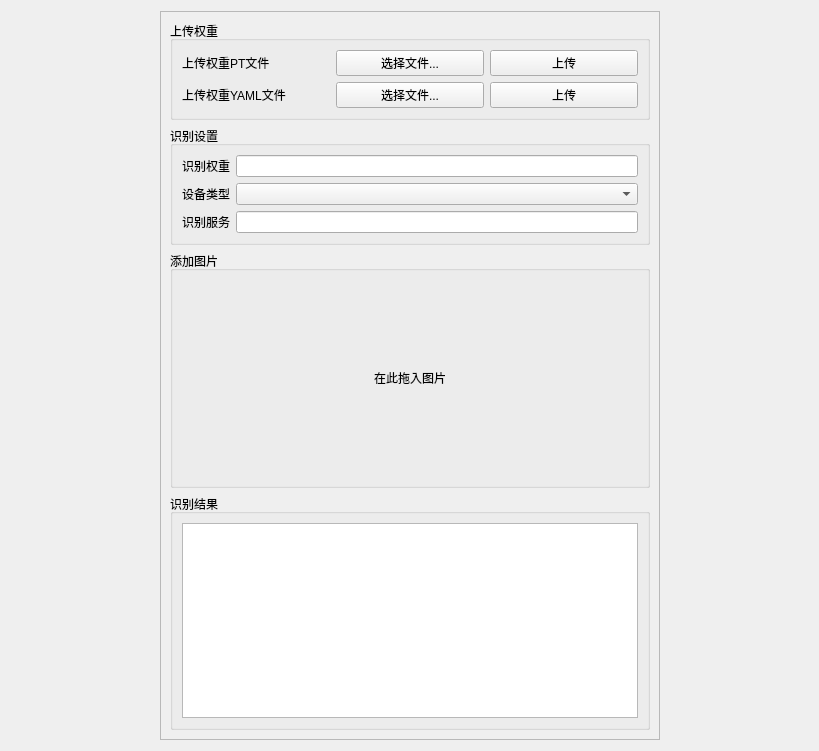
<?xml version="1.0" encoding="UTF-8"?>
<ui version="4.0">
 <class>picRegWidget</class>
 <widget class="QWidget" name="picRegWidget">
  <property name="geometry">
   <rect>
    <x>0</x>
    <y>0</y>
    <width>819</width>
    <height>751</height>
   </rect>
  </property>
  <property name="windowTitle">
   <string>Form</string>
  </property>
  <layout class="QHBoxLayout" name="horizontalLayout">
   <item>
    <spacer name="horizontalSpacer">
     <property name="orientation">
      <enum>Qt::Horizontal</enum>
     </property>
     <property name="sizeHint" stdset="0">
      <size>
       <width>142</width>
       <height>20</height>
      </size>
     </property>
    </spacer>
   </item>
   <item>
    <widget class="QFrame" name="picRegFrame">
     <property name="sizePolicy">
      <sizepolicy hsizetype="Expanding" vsizetype="Preferred">
       <horstretch>0</horstretch>
       <verstretch>0</verstretch>
      </sizepolicy>
     </property>
     <property name="minimumSize">
      <size>
       <width>500</width>
       <height>0</height>
      </size>
     </property>
     <property name="frameShape">
      <enum>QFrame::StyledPanel</enum>
     </property>
     <property name="frameShadow">
      <enum>QFrame::Raised</enum>
     </property>
     <layout class="QVBoxLayout" name="verticalLayout_3">
      <item>
       <widget class="QGroupBox" name="groupBox_1">
        <property name="title">
         <string>上传权重</string>
        </property>
        <layout class="QGridLayout" name="gridLayout">
         <item row="0" column="0">
          <widget class="QLabel" name="ptUploadLabel">
           <property name="text">
            <string>上传权重PT文件</string>
           </property>
          </widget>
         </item>
         <item row="0" column="1">
          <widget class="QPushButton" name="ptSelectButton">
           <property name="text">
            <string>选择文件...</string>
           </property>
          </widget>
         </item>
         <item row="0" column="2">
          <widget class="QPushButton" name="ptUploadButton">
           <property name="text">
            <string>上传</string>
           </property>
          </widget>
         </item>
         <item row="1" column="0">
          <widget class="QLabel" name="yamlUploadLabel">
           <property name="text">
            <string>上传权重YAML文件</string>
           </property>
          </widget>
         </item>
         <item row="1" column="1">
          <widget class="QPushButton" name="yamlSelectButton">
           <property name="text">
            <string>选择文件...</string>
           </property>
          </widget>
         </item>
         <item row="1" column="2">
          <widget class="QPushButton" name="yamlUploadButton">
           <property name="text">
            <string>上传</string>
           </property>
          </widget>
         </item>
        </layout>
       </widget>
      </item>
      <item>
       <widget class="QGroupBox" name="groupBox_4">
        <property name="title">
         <string>识别设置</string>
        </property>
        <layout class="QGridLayout" name="gridLayout_2">
         <item row="0" column="0">
          <widget class="QLabel" name="weightLabel">
           <property name="text">
            <string>识别权重</string>
           </property>
          </widget>
         </item>
         <item row="0" column="1">
          <widget class="QLineEdit" name="weightLineEdit"/>
         </item>
         <item row="1" column="0">
          <widget class="QLabel" name="deviceLabel">
           <property name="text">
            <string>设备类型</string>
           </property>
          </widget>
         </item>
         <item row="2" column="0">
          <widget class="QLabel" name="serveLabel">
           <property name="text">
            <string>识别服务</string>
           </property>
          </widget>
         </item>
         <item row="2" column="1">
          <widget class="QLineEdit" name="serveLineEdit"/>
         </item>
         <item row="1" column="1">
          <widget class="QComboBox" name="deviceComboBox"/>
         </item>
        </layout>
       </widget>
      </item>
      <item>
       <widget class="QGroupBox" name="groupBox_3">
        <property name="sizePolicy">
         <sizepolicy hsizetype="Preferred" vsizetype="Expanding">
          <horstretch>0</horstretch>
          <verstretch>0</verstretch>
         </sizepolicy>
        </property>
        <property name="minimumSize">
         <size>
          <width>0</width>
          <height>200</height>
         </size>
        </property>
        <property name="title">
         <string>添加图片</string>
        </property>
        <layout class="QVBoxLayout" name="verticalLayout_2">
         <item>
          <widget class="QLabel" name="pictureLabel">
           <property name="text">
            <string>在此拖入图片</string>
           </property>
           <property name="alignment">
            <set>Qt::AlignCenter</set>
           </property>
          </widget>
         </item>
        </layout>
       </widget>
      </item>
      <item>
       <widget class="QGroupBox" name="groupBox_2">
        <property name="title">
         <string>识别结果</string>
        </property>
        <layout class="QVBoxLayout" name="verticalLayout">
         <item>
          <widget class="QTextBrowser" name="textBrowser"/>
         </item>
        </layout>
       </widget>
      </item>
     </layout>
    </widget>
   </item>
   <item>
    <spacer name="horizontalSpacer_2">
     <property name="orientation">
      <enum>Qt::Horizontal</enum>
     </property>
     <property name="sizeHint" stdset="0">
      <size>
       <width>141</width>
       <height>20</height>
      </size>
     </property>
    </spacer>
   </item>
  </layout>
 </widget>
 <resources/>
 <connections/>
</ui>
